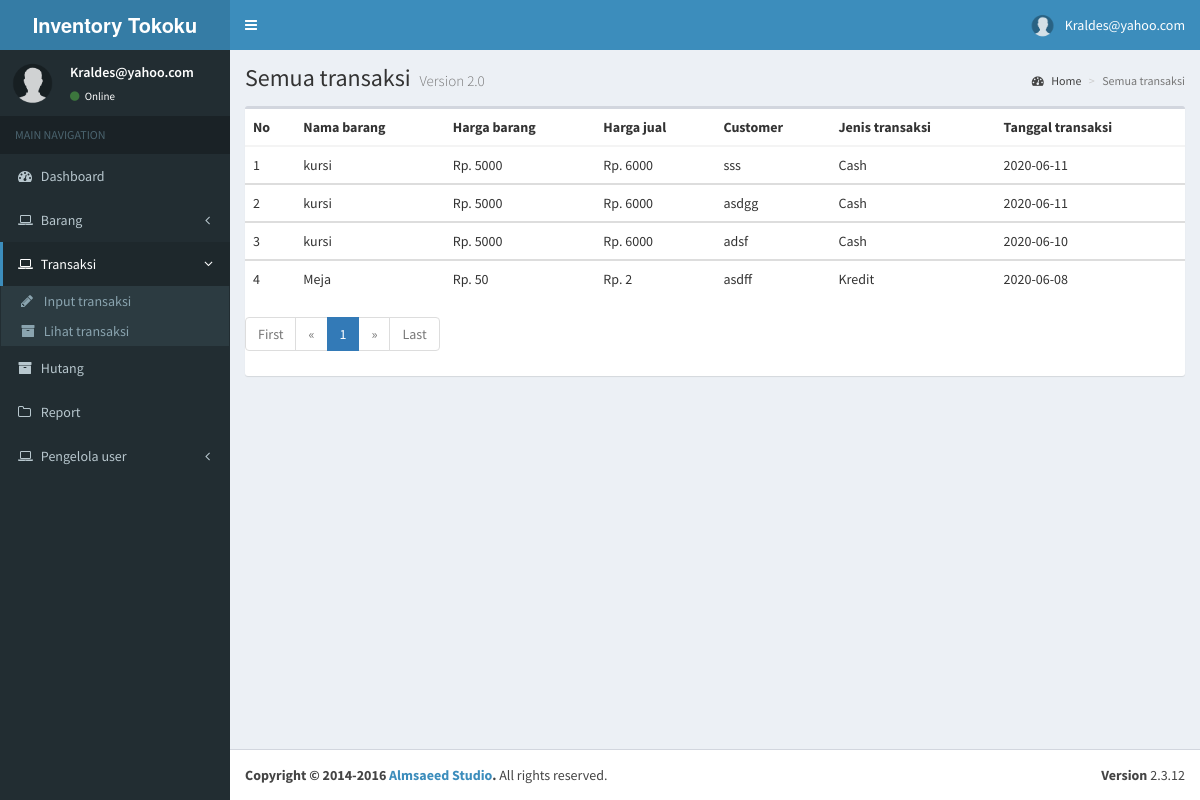
/admin/cektransaksi.php (signed in), run on the app's committed database.
### tables this page shows
CREATE TABLE `transaksi` (
  `id_transaksi` int(5) NOT NULL,
  `id_barang` varchar(5) NOT NULL,
  `jenis_transaksi` varchar(20) NOT NULL,
  `jumlah_beli` int(20) NOT NULL,
  `total_harga` int(20) NOT NULL,
  `customer` text NOT NULL,
  `nik_customer` text NOT NULL,
  `tempat_lahir` text NOT NULL,
  `tanggal_transaksi` date NOT NULL,
  `nomor_hp` bigint(14) NOT NULL,
  `alamat` text NOT NULL,
  `created_at` timestamp NOT NULL DEFAULT current_timestamp() ON UPDATE current_timestamp()
);

CREATE TABLE `barang` (
  `id_barang` varchar(5) NOT NULL,
  `jenis_barang` varchar(30) NOT NULL,
  `nama_barang` varchar(60) NOT NULL,
  `harga_beli` int(20) NOT NULL,
  `harga_jual` int(20) NOT NULL,
  `jumlah_stock` int(20) NOT NULL,
  `supplier` text NOT NULL,
  `deskripsi` text NOT NULL,
  `created_at` timestamp NOT NULL DEFAULT current_timestamp() ON UPDATE current_timestamp()
);

### admin/cektransaksi.php (the view, shortened to what this page needs)
<!DOCTYPE html>
<html>
<head>
  <link rel="stylesheet" href="bootstrap/css/bootstrap.min.css">
  <link rel="stylesheet" href="https://cdnjs.cloudflare.com/ajax/libs/font-awesome/4.5.0/css/font-awesome.min.css">
  <link rel="stylesheet" href="https://cdnjs.cloudflare.com/ajax/libs/ionicons/2.0.1/css/ionicons.min.css">
  <link rel="stylesheet" href="dist/css/AdminLTE.min.css">
  <link rel="stylesheet" href="bootstrap/css/style.css">
  <link rel="stylesheet" href="dist/css/skins/_all-skins.min.css">
</head>
<body class="hold-transition skin-blue sidebar-mini">
<div class="wrapper">
  <header class="main-header">
    <a href="#" class="logo">
      <span class="logo-lg"><b>Inventory Tokoku</b></span>
    </a>
        <?php
			$userid = $_SESSION['username2'];
		  ?>
    <nav class="navbar navbar-static-top">
      <a href="#" class="sidebar-toggle" data-toggle="offcanvas" role="button">
      </a>
      <div class="navbar-custom-menu">
        <ul class="nav navbar-nav">
          <li class="dropdown user user-menu">
            <a href="#" class="dropdown-toggle" data-toggle="dropdown">
              <img src="img/user.png" class="user-image" alt="User Image">
              <span class="hidden-xs"><?php echo ucfirst ($userid); ?></span>
            </a>
          </li>
        </ul>
      </div>
    </nav>
  </header>
  <aside class="main-sidebar">
    <section class="sidebar">
      <div class="user-panel">
        <div class="pull-left image">
          <img src="img/user.png" class="img-circle" alt="User Image">
        </div>
        <div class="pull-left info">
            <p><?php echo ucfirst ($userid); ?></p>
          <a href="#"><i class="fa fa-circle text-success"></i> Online</a>
        </div>
      </div>
      <ul class="sidebar-menu">
        <li class="header">MAIN NAVIGATION</li>
        <li class="treeview">
          <a href="index">
            <i class="fa fa-dashboard"></i> <span>Dashboard</span>
          </a>
        </li>
        <li class="treeview">
            <a href="#">
              <i class="fa fa-laptop"></i>
              <span>Barang</span>
              <span class="pull-right-container">
                <i class="fa fa-angle-left pull-right"></i>
              </span>
            </a>
        </li>
        <li class="active treeview">
            <a href="#">
              <i class="fa fa-laptop"></i>
              <span>Transaksi</span>
              <span class="pull-right-container">
                <i class="fa fa-angle-left pull-right"></i>
              </span>
            </a>
            <ul class="treeview-menu">
              <li><a href="transaksi"><i class="fa fa-pencil"></i> Input transaksi</a></li>
              <li><a href="cektransaksi"><i class="fa fa-archive"></i> Lihat transaksi</a></li>
            </ul>
        </li>
		    <li class="treeview">
          <a href="hutang">
            <i class="fa fa-archive"></i> <span>Hutang</span>
          </a>
        </li>
        <li class="treeview">
          <a href="report">
            <i class="fa fa-folder-o"></i> <span>Report</span>
          </a>
        </li>
        <li class="treeview">
            <a href="#">
              <i class="fa fa-laptop"></i>
              <span>Pengelola user</span>
              <span class="pull-right-container">
                <i class="fa fa-angle-left pull-right"></i>
              </span>
            </a>
        </li>
    </section>
  </aside>
  <div class="content-wrapper">
    <section class="content-header">
      <h1>
      Semua transaksi
        <small>Version 2.0</small>
      </h1>
      <ol class="breadcrumb">
        <li><a href="#"><i class="fa fa-dashboard"></i> Home</a></li>
        <li class="active">Semua transaksi</li>
      </ol>
    </section>
    <section class="content">
		<div class="row">
			  <div class="col-xs-12">
				<div class="box">
                      <div class="box-body table-responsive no-padding">
                     <div class="box-body table-responsive no-padding">
                        <?php
                           $mysql_hostname = "localhost";
                           $mysql_user = "root";
                           $mysql_password = "";
                           $mysql_database = "inventory";
                           $conn = mysqli_connect($mysql_hostname, $mysql_user, $mysql_password, $mysql_database);
            ?>
					 <table class="table table-hover">
                        <thead>
                           <th>No</th>
                           <th>Nama barang</th>
                           <th>Harga barang</th>
                           <th>Harga jual</th>
                           <th>Customer</th>
                           <th>Jenis transaksi</th>
                           <th>Tanggal transaksi</th>
                        </thead>
						<?php
$page = (isset($_GET['page'])) ? $_GET['page'] : 1;
$limit = 10;
$limit_start = ($page - 1) * $limit;
$no = $limit_start + 1;
$sql = "SELECT nama_barang, id_transaksi, harga_beli, harga_jual, total_harga, jumlah_beli, jenis_transaksi, tanggal_transaksi, customer
FROM barang t1 INNER JOIN transaksi t2 ON t2.id_barang = t1.id_barang ORDER BY t2.created_at LIMIT $limit_start, $limit";
                                             if($result = @mysqli_query($conn,$sql)){
                                                 if(mysqli_num_rows($result) > 0){
                                                     while($row = mysqli_fetch_array($result)){
                           ?>
                        <tbody>
                           <td><?php echo $no++ ?></td>
                           <td><?php echo $row['nama_barang'] ?></td>
                           <td><?php echo "Rp. " . $row['harga_beli'] ?></td>
						   <td><?php echo "Rp. " . $row['harga_jual'] ?></td>
                           <td><?php echo $row['customer'] ?></td>
                           <td><?php echo $row['jenis_transaksi'] ?></td>
                           <td><?php echo $row['tanggal_transaksi'] ?></td>
                        </tbody>
                        <?php
                           }
                           }echo "</table>";
                           } else{
                           echo "ERROR: Could not able to execute $sql. ";
                           }
                           ?>
                        <ul class="pagination">
            <?php
            if ($page == 1) {
            ?>
                <li class="disabled"><a href="#">First</a></li>
                <li class="disabled"><a href="#">&laquo;</a></li>
            <?php
            } else {
                $link_prev = ($page > 1) ? $page - 1 : 1;
            ?>
                <li><a href="cektransaksi.php?page=1">First</a></li>
                <li><a href="cektransaksi.php?page=<?php echo $link_prev; ?>">&laquo;</a></li>
            <?php
            }
            ?>
            <?php
            $sql = mysqli_query($conn, "SELECT COUNT(id_transaksi) as num FROM transaksi");
            $total_pages = mysqli_fetch_array($sql);
            $yourcount = $total_pages['num'];
            $jumlah_page = ceil($yourcount / $limit);
            $jumlah_number = 3;
            $start_number = ($page > $jumlah_number) ? $page - $jumlah_number : 1;
            $end_number = ($page < ($jumlah_page - $jumlah_number)) ? $page + $jumlah_number : $jumlah_page;
            for ($i = $start_number; $i <= $end_number; $i++) {
                $link_active = ($page == $i) ? 'class="active"' : '';
            ?>
                <li <?php echo $link_active; ?>><a href="cektransaksi.php?page=<?php echo $i; ?>"><?php echo $i; ?></a></li>
            <?php
            }
            ?>
            <?php
            if ($page == $jumlah_page) {
            ?>
                <li class="disabled"><a href="#">&raquo;</a></li>
                <li class="disabled"><a href="#">Last</a></li>
            <?php
            } else {
                $link_next = ($page < $jumlah_page) ? $page + 1 : $jumlah_page;
            ?>
                <li><a href="cektransaksi.php?page=<?php echo $link_next; ?>">&raquo;</a></li>
                <li><a href="cektransaksi.php?page=<?php echo $jumlah_page; ?>">Last</a></li>
            <?php
            }
            ?>
        </ul>
				</div>
			  </div>
		</div>
    </section>
  </div>
  <footer class="main-footer">
    <div class="pull-right hidden-xs">
      <b>Version</b> 2.3.12
    </div>
    <strong>Copyright &copy; 2014-2016 <a href="#">Almsaeed Studio</a>.</strong> All rights
    reserved.
  </footer>
</div>
</body>
</html>

### data on the page
transaksi: id_barang.nama_barang "kursi", id_barang.harga_beli "5000", id_barang.harga_jual "6000", customer "sss", jenis_transaksi "Cash", tanggal_transaksi "2020-06-11"
transaksi: id_barang.nama_barang "kursi", id_barang.harga_beli "5000", id_barang.harga_jual "6000", customer "asdgg", jenis_transaksi "Cash", tanggal_transaksi "2020-06-11"
transaksi: id_barang.nama_barang "kursi", id_barang.harga_beli "5000", id_barang.harga_jual "6000", customer "adsf", jenis_transaksi "Cash", tanggal_transaksi "2020-06-10"
transaksi: id_barang.nama_barang "Meja", id_barang.harga_beli "50", id_barang.harga_jual "2", customer "asdff", jenis_transaksi "Kredit", tanggal_transaksi "2020-06-08"

### other printed values
$userid "Kraldes@yahoo.com"
